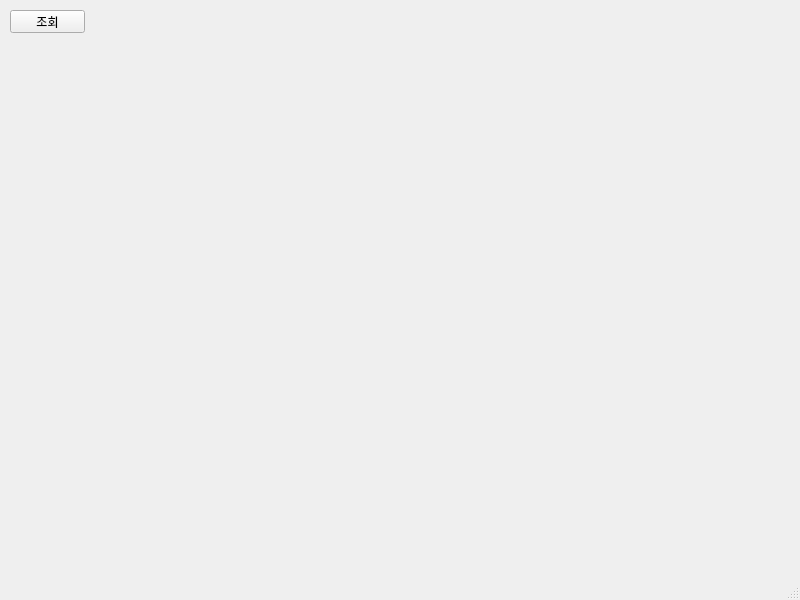
<?xml version="1.0" encoding="UTF-8"?>
<ui version="4.0">
 <class>MainWindow</class>
 <widget class="QMainWindow" name="MainWindow">
  <property name="geometry">
   <rect>
    <x>0</x>
    <y>0</y>
    <width>800</width>
    <height>600</height>
   </rect>
  </property>
  <property name="windowTitle">
   <string>MainWindow</string>
  </property>
  <widget class="QWidget" name="centralwidget">
   <widget class="QPushButton" name="pushButton">
    <property name="geometry">
     <rect>
      <x>10</x>
      <y>10</y>
      <width>75</width>
      <height>23</height>
     </rect>
    </property>
    <property name="text">
     <string>조회</string>
    </property>
   </widget>
  </widget>
  <widget class="QMenuBar" name="menubar">
   <property name="geometry">
    <rect>
     <x>0</x>
     <y>0</y>
     <width>800</width>
     <height>21</height>
    </rect>
   </property>
  </widget>
  <widget class="QStatusBar" name="statusbar"/>
 </widget>
 <resources/>
 <connections/>
</ui>
